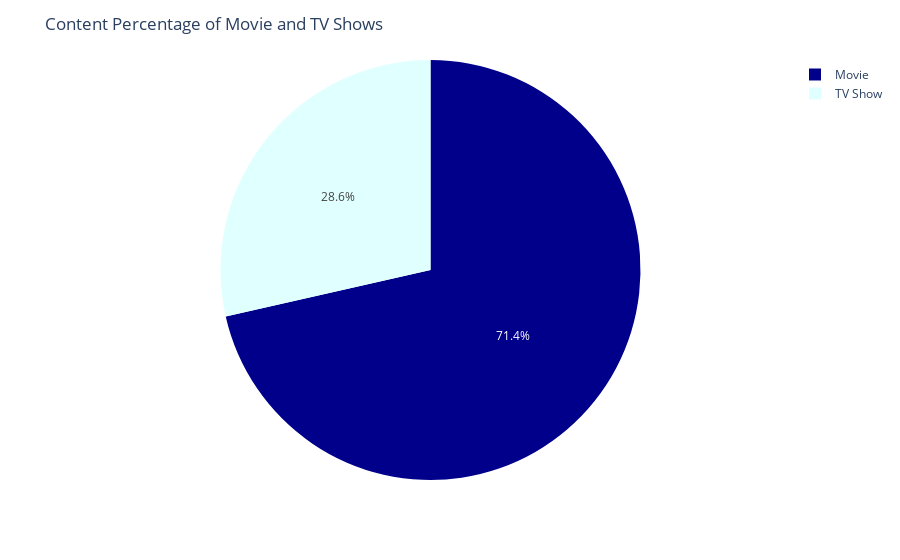

Here is the notebook cell this chart was saved with:
### Markdown cell above
## What percent of the content consists of Movies and TV Shows?

### Code cell
import plotly.express as px
x=data["type"].value_counts()
df=pd.Series(x).reset_index(name="value").rename(columns={'index':'type'})
fig = px.pie(df, values='value', names='type', color='type',
             color_discrete_map={'TV Show':'lightcyan',
                                 'Movie':'darkblue',
                                 })
fig.update_layout(
    title_text="Content Percentage of Movie and TV Shows")
fig.show()

### Figure 1 — Plotly figure (JSON) as saved in the notebook; plotly's stock layout.template omitted (floating-point values rounded to 4 significant figures)
{"data": [{"customdata": [["Movie"], ["TV Show"]], "domain": {"x": [0, 1], "y": [0, 1]}, "hovertemplate": "type=%{customdata[0]}<br>value=%{value}<extra></extra>", "labels": ["Movie", "TV Show"], "legendgroup": "", "marker": {"colors": ["darkblue", "lightcyan"]}, "name": "", "showlegend": true, "type": "pie", "values": [5690, 2274]}], "layout": {"legend": {"tracegroupgap": 0}, "margin": {"t": 60}, "title": {"text": "Content Percentage of Movie and TV Shows"}}}
